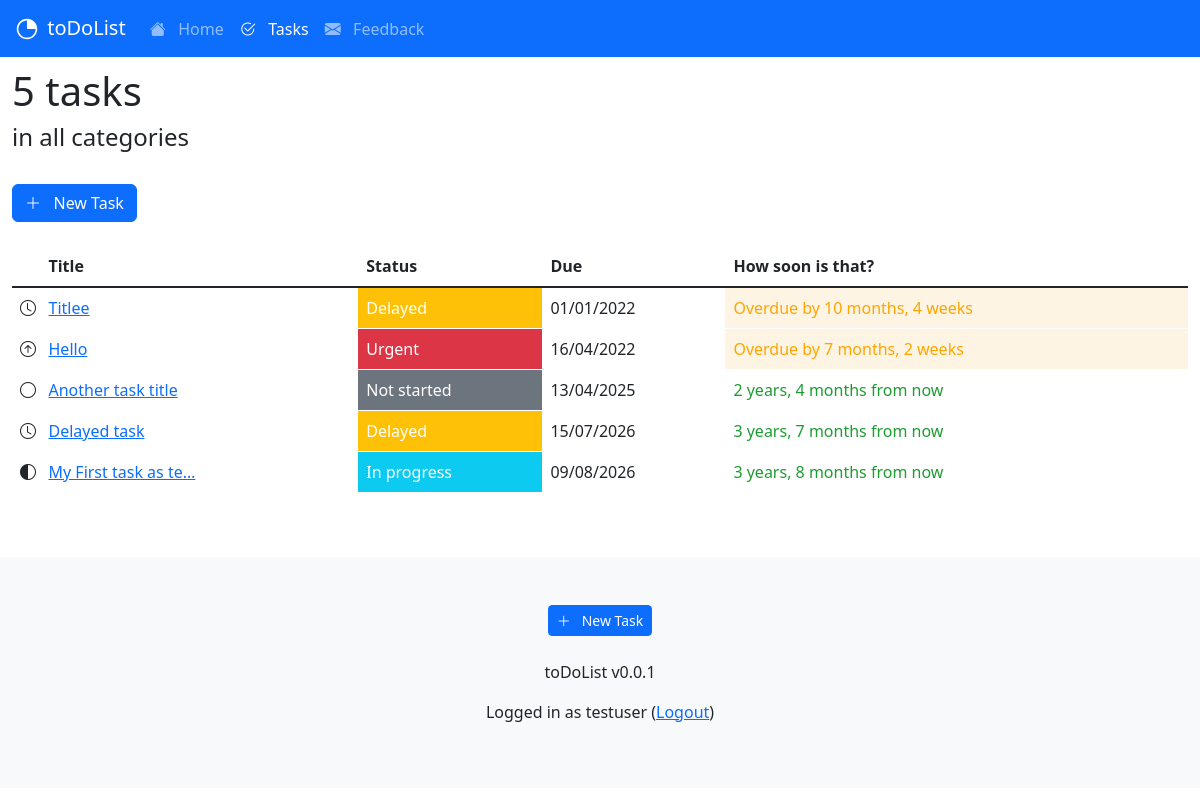
The app's page /tasks/ (signed in) with its own data.
### taskapp/models.py (models this page shows, shortened)
class Task(models.Model):
    title = models.CharField(max_length = 128, unique=True)
    description = models.TextField()
    created_at = models.DateTimeField(auto_now_add=True)
    updated_at = models.DateTimeField(auto_now=True)
    category = models.CharField(max_length = 128)
    status = models.CharField(max_length = 128)
    due_at = models.DateField()
    author = models.ForeignKey(User, on_delete=models.SET_NULL, null=True, blank=True)
    class Meta:
        indexes = [models.Index(fields=['title']), ]

### taskapp/views.py (the view)
# urls.py: path('', views.index_view, name='tasks_index'),
@login_required
def index_view(request):
    context ={}
    context["today"] = datetime.date.today()
    if is_admin(request.user):
        context["task_list"] = Task.objects.all()
        context["task_count"] = Task.objects.all().count
    else:
        context["task_list"] = Task.objects.filter(author=request.user)
        context["task_count"] = Task.objects.filter(author=request.user).count()
    return render(request, "taskapp/index.html", context)

### taskapp/views.py (called while the page is built)
def is_admin(user):
    return user.groups.filter(name='TasksAdminUsers').exists() or user.is_superuser

### taskapp/templates/taskapp/index.html (shortened to what this page needs)
{% extends 'base.html' %}
{% block content %}
<h1>{{task_count}} tasks</h1>
<h4>in all categories</h4>
<br>
<div class="d-grid gap-2 d-md-block">
    <a class="btn btn-primary" href="{% url 'tasks_new' %}" role="button"><i class="bi bi-plus-lg"></i>&nbsp;&nbsp;&nbsp;New Task</a>
</div>
<br>
<div class="d-none d-md-block">
<div class="table-responsive">
<table class="table table-hover" style="border-color: white;">
    <thead>
    <tr>
        <th><i class="bi bi-square-fill text-white"></i>&nbsp;&nbsp;&nbsp;Title</th>
        <th>Status</th>
        <th>Due</th>
        <th>How soon is that?</th>
    </tr>
    </thead>
    <tbody class="table-group-divider">
    {% for task in task_list|dictsort:"due_at" %}
    <tr>
        <td>
            {% if task.status == 'In progress' %}
            <i class="bi bi-circle-half"></i>
            {% elif task.status == 'Urgent' %}
            <i class="bi bi-arrow-up-circle"></i>
            {% elif task.status == 'Complete' %}
            <i class="bi bi-check-circle-fill"></i>
            {% elif task.status == 'Delayed' %}
            <i class="bi bi-clock"></i>
            {% else %}
            <i class="bi bi-circle"></i>
            {% endif %}
            <a href="{% url 'tasks_detail' task.id %}">
                {{ task.title | truncatechars:20}}</a>
        </td>
        <td class="text-white
            {% if task.status == 'In progress' %}
            bg-info
            {% elif task.status == 'Urgent' %}
            bg-danger
            {% elif task.status == 'Complete' %}
            bg-success
            {% elif task.status == 'Delayed' %}
            bg-warning
            {% else %}
            bg-secondary
            {% endif %}
            ">{{task.status}}
        </td>
       <td>
            {{task.due_at|date:"SHORT_DATE_FORMAT"}}
       </td>
            {% if task.due_at < today %}
            <td style="background-color: rgb(253, 244, 228); color: orange;">
            Overdue by {{task.due_at|timesince:today}}
            {% elif task.due_at == today %}
            <td>
            Today!
            {% else %}
            <td style="color: rgb(28, 156, 49);">
            {{task.due_at|timeuntil:today}} from now
            {% endif %}
        </td>
    </tr>
    {% endfor %}
    </tbody>
</table>
</div>
</div>
{% endblock content %}

### templates/footer.html
<footer class="bd-footer p-3 p-md-5 mt-5 bg-light text-center text-sm-center">
    <div class="container">
      {% if user.is_authenticated %}
        <a class="btn btn-primary btn-sm" href="{% url 'tasks_new' %}" role="button"><i class="bi bi-plus-lg"></i>&nbsp;&nbsp;&nbsp;New Task</a>
        <br><br>
      {% endif%}
      <p>toDoList v0.0.1</p>
      {% if user.is_authenticated %}
        <p>Logged in as {{user.username}}
        (<a href="{% url 'logout' %}">Logout</a>)</p>
        {% else %}
        <p> No account? <a href="{% url 'signup_user' %}">Signup</a> </p>
        <p> <a href="{% url 'login' %}">Login</a> </p>
      {% endif%}
    </div>
  </footer>

### records on screen
Task: title "Titlee", status "Delayed", due_at "01/01/2022", due_at "10 months, 4 weeks"
Task: title "Hello", status "Urgent", due_at "16/04/2022", due_at "7 months, 2 weeks"
Task: title "Another task title", status "Not started", due_at "13/04/2025", due_at "2 years, 4 months"
Task: title "Delayed task", status "Delayed", due_at "15/07/2026", due_at "3 years, 7 months"
Task: title "My First task as te…", status "In progress", due_at "09/08/2026", due_at "3 years, 8 months"

### other values on screen
{{ task_count }} "5"
{{ user.username }} "testuser"
